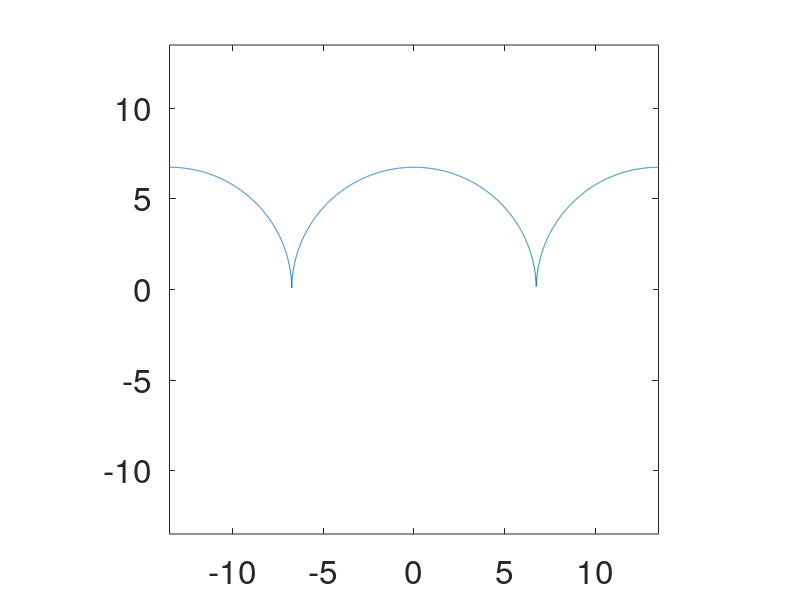

Source code (MATLAB):
% lecture 4, Chapter 2, problem 50 without answers
t = linspace(-9*1.5,9*3.5, 10000);
A = 3;
omega0 = 2*pi/18;
%x1 = cos(omega0*t);
%x = x1.^2;
x = zeros(1,length(t));
T = 9*1.5;
R = T/2;
N = 10;
B = 3;
for n = -N:N
    tau = (t-n*T);
    x= x + sqrt(R^2-tau.^2);
end


figure(1)
plot(t,x)
xlim([-9*1.5 9*1.5])
ylim([-9*1.5 9*1.5])
axis equal
set(findall(gcf,'-property','FontSize'),'FontSize',24)
